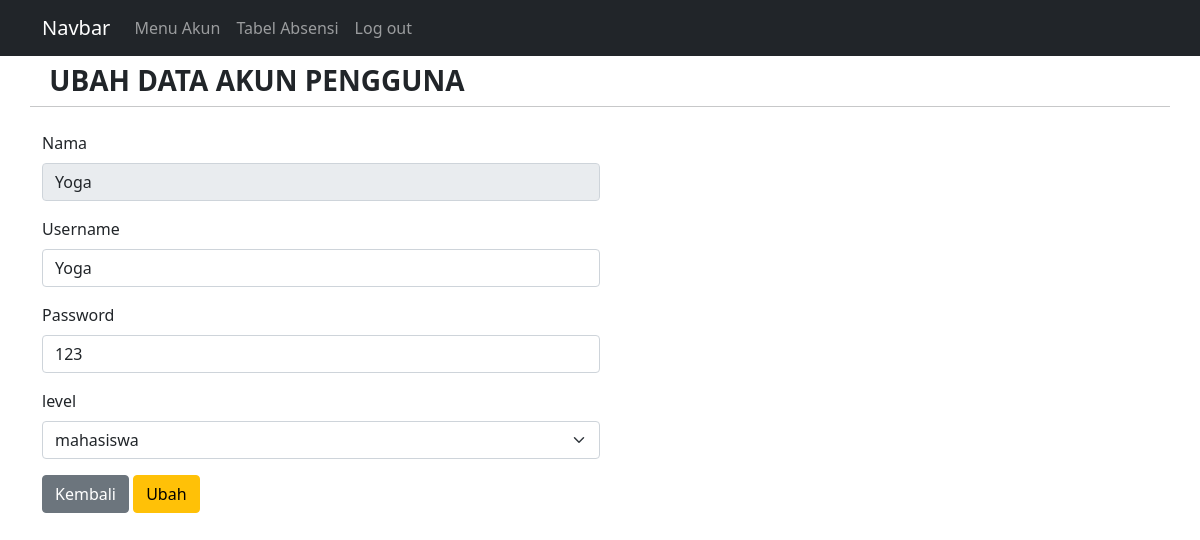
Page /ubahakun.php?nama=Yoga on the committed database.
### tables this page shows
CREATE TABLE `user` (
  `id` int(11) NOT NULL,
  `nama` varchar(255) NOT NULL,
  `username` varchar(255) NOT NULL,
  `password` varchar(255) NOT NULL,
  `level` varchar(20) NOT NULL
);

### koneksi.php (called while the page is built, shortened)
<?php
$koneksi = mysqli_connect("localhost", "root", "", "multi_user");
function query($query)
{
    global $koneksi;
    $result = mysqli_query($koneksi, $query);
    $rows = [];
    while ($row = mysqli_fetch_assoc($result)) {
        $rows[] = $row;
    }
    return $rows;
}
?>

### ubahakun.php (the view, shortened to what this page needs)
<?php
require 'koneksi.php';
$name = $_GET['nama'];
$akun = query("SELECT * FROM user WHERE nama='$name'")[0];
?>
<!DOCTYPE html>
<html lang="en">
<head>
    <link rel="stylesheet" href="https://cdn.datatables.net/1.10.23/css/dataTables.bootstrap5.min.css">
    <link rel="stylesheet" href="https://cdn.jsdelivr.net/npm/bootstrap@5.0.0-beta1/dist/css/bootstrap.min.css">
    <link href="https://cdn.jsdelivr.net/npm/bootstrap@5.0.2/dist/css/bootstrap.min.css" rel="stylesheet">
</head>
<body>
       <nav class="navbar navbar-expand-lg navbar-dark bg-dark ">
  <div class="container">
    <a class="navbar-brand" href="halaman_admin.php">Navbar</a>
    <div class="collapse navbar-collapse" id="navbarSupportedContent">
      <ul class="navbar-nav me-auto mb-2 mb-lg-0">
        <li class="nav-item">
          <a class="nav-link" aria-current="page" href="akun.php">Menu Akun</a>
        <li class="nav-item">
        <li class="nav-item">
          <a class="nav-link" aria-current="page" href="halaman_admin.php">Tabel Absensi</a>
        <li class="nav-item">
          <a class="nav-link" href="logout.php" tabindex="-1" aria-disabled="true">Log out</a>
        </li>
      </ul>
    </div>
  </div>
</nav>
    <div class="container">
        <div class="row my-2">
            <div class="col-md">
                <h3 class="fw-bold text-uppercase"><i class="bi bi-pencil-square"></i>&nbsp;Ubah Data Akun Pengguna</h3>
            </div>
            <hr>
        </div>
        <div class="row my-2">
            <div class="col-md">
                <form action="" method="post" enctype="multipart/form-data">
                    <div class="mb-3">
                        <label for="nama" class="form-label">Nama</label>
                        <input type="text" class="form-control w-50" id="nama" value="<?= $akun['nama']; ?>" name="nama" readonly>
                    </div>
                    <div class="mb-3">
                        <label for="username" class="form-label">Username</label>
                        <input type="text" class="form-control w-50" id="username" value="<?= $akun['username']; ?>" name="username" autocomplete="off" required>
                    </div>
                    <div class="mb-3">
                        <label for="password" class="form-label">Password</label>
                        <input type="text" class="form-control w-50" id="password" value="<?= $akun['password']; ?>" name="password" autocomplete="off" required>
                    </div>
                    <div class="mb-3">
                        <label for="level" class="form-label">level</label>
                        <select class="form-select w-50" id="level" name="level">
                            <option value="mahasiswa" <?php if ($akun['level'] == 'mahasiswa') { ?> selected='' <?php } ?>>mahasiswa</option>
                        </select>
                    </div>
                    <a href="akun.php" class="btn btn-secondary">Kembali</a>
                    <button type="submit" class="btn btn-warning" name="ubahakun">Ubah</button>
                </form>
            </div>
        </div>
    </div>
</body>
</html>

### rows in the picture
user: nama "Yoga", username "Yoga", password "123", level "mahasiswa"
